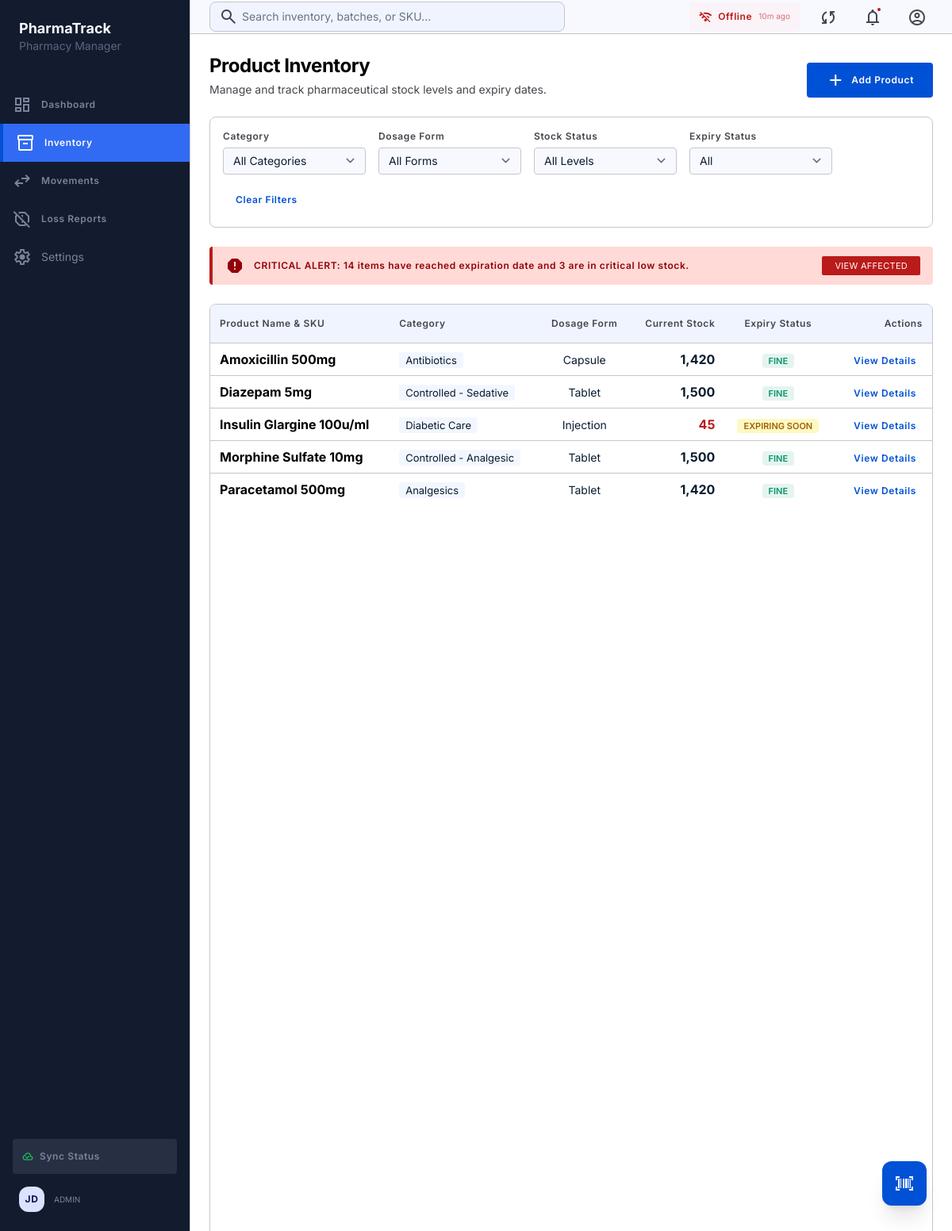
Page /products on the committed database.
### tables this page shows
CREATE TABLE product (
    id TEXT PRIMARY KEY,
    name TEXT NOT NULL,
    category TEXT,
    strength TEXT,
    dosage_form TEXT,
    requires_prescription INTEGER NOT NULL DEFAULT 0,  -- 0 = false, 1 = true
    is_controlled INTEGER NOT NULL DEFAULT 0,
    created_at TEXT NOT NULL DEFAULT (datetime('now'))
);

### app.py (the view)
@app.route('/products')
def product_list():
    products = get_product_list()
    return render_template('product_list.html', active_page='inventory', products=products)

### database/db.py (called while the page is built)
def get_db_connection():
    conn = sqlite3.connect(DB_PATH)
    conn.row_factory = sqlite3.Row  # lets you access columns by name, e.g. row['name']
    return conn

### templates/product_list.html (shortened to what this page needs)
{% extends "base.html" %}
{% block content %}
<div class="flex justify-between items-end mb-6">
    <div>
        <h2 class="font-display text-display text-primary">Product Inventory</h2>
        <p class="font-body-md text-body-md text-on-surface-variant mt-1">Manage and track pharmaceutical stock levels
            and expiry dates.</p>
    </div>
    <button
        class="flex items-center gap-2 bg-secondary text-on-secondary px-6 py-2.5 rounded-lg font-label-bold text-label-bold hover:opacity-90 active:scale-95 transition-all shadow-sm">
        <span class="material-symbols-outlined">add</span>
        Add Product
    </button>
</div>
<div
    class="bg-surface-container-lowest border border-outline-variant rounded-xl p-4 mb-6 flex flex-wrap gap-4 items-center">
    <div class="flex flex-col gap-1.5 min-w-[180px]">
        <label class="text-label-bold font-label-bold text-on-surface-variant">Category</label>
        <select
            class="bg-surface border border-outline-variant rounded-lg px-3 py-1.5 font-body-md text-body-md focus:ring-secondary">
            <option>All Categories</option>
        </select>
    </div>
    <div class="flex flex-col gap-1.5 min-w-[180px]">
        <label class="text-label-bold font-label-bold text-on-surface-variant">Dosage Form</label>
        <select
            class="bg-surface border border-outline-variant rounded-lg px-3 py-1.5 font-body-md text-body-md focus:ring-secondary">
            <option>All Forms</option>
        </select>
    </div>
    <div class="flex flex-col gap-1.5 min-w-[180px]">
        <label class="text-label-bold font-label-bold text-on-surface-variant">Stock Status</label>
        <select
            class="bg-surface border border-outline-variant rounded-lg px-3 py-1.5 font-body-md text-body-md focus:ring-secondary">
            <option>All Levels</option>
        </select>
    </div>
    <div class="flex flex-col gap-1.5 min-w-[180px]">
        <label class="text-label-bold font-label-bold text-on-surface-variant">Expiry Status</label>
        <select
            class="bg-surface border border-outline-variant rounded-lg px-3 py-1.5 font-body-md text-body-md focus:ring-secondary">
            <option>All</option>
        </select>
    </div>
    <div class="mt-auto pb-0.5">
        <button
            class="px-4 py-2 text-secondary font-label-bold text-label-bold hover:bg-secondary/5 rounded-lg transition-colors">Clear
            Filters</button>
    </div>
</div>
<div
    class="mb-6 bg-error-container text-on-error-container px-4 py-3 rounded-lg border-l-4 border-error flex items-center justify-between">
    <div class="flex items-center gap-3">
        <span class="material-symbols-outlined" style="font-variation-settings: 'FILL' 1;">report</span>
        <p class="font-label-bold text-label-bold">CRITICAL ALERT: 14 items have reached expiration date and 3 are in
            critical low stock.</p>
    </div>
    <button class="bg-error text-on-error px-4 py-1 rounded font-label-bold text-[11px] uppercase tracking-wide">View
        Affected</button>
</div>
<div class="bg-surface-container-lowest border border-outline-variant rounded-xl overflow-hidden">
    <div class="overflow-x-auto table-container">
        <table class="w-full text-left border-collapse">
            <thead class="sticky top-0 bg-surface-container-low border-b border-outline-variant z-10">
                <tr>
                    <th class="px-cell-padding-h py-4 font-label-bold text-label-bold text-on-surface-variant">Product
                        Name &amp; SKU</th>
                    <th class="px-cell-padding-h py-4 font-label-bold text-label-bold text-on-surface-variant">Category
                    </th>
                    <th
                        class="px-cell-padding-h py-4 font-label-bold text-label-bold text-on-surface-variant text-center">
                        Dosage Form</th>
                    <th
                        class="px-cell-padding-h py-4 font-label-bold text-label-bold text-on-surface-variant text-right">
                        Current Stock</th>
                    <th
                        class="px-cell-padding-h py-4 font-label-bold text-label-bold text-on-surface-variant text-center">
                        Expiry Status</th>
                    <th
                        class="px-cell-padding-h py-4 font-label-bold text-label-bold text-on-surface-variant text-right">
                        Actions</th>
                </tr>
            </thead>
            <tbody class="divide-y divide-outline-variant">
                {% for product in products %}
                <tr class="hover:bg-surface-container-low transition-colors group">
                    <td class="px-cell-padding-h py-cell-padding-v">
                        <div class="flex flex-col">
                            <span class="font-headline-md text-body-lg text-primary font-bold">{{ product.name }}</span>
                        </div>
                    </td>
                    <td class="px-cell-padding-h py-cell-padding-v">
                        <span class="bg-surface-variant/30 px-2 py-0.5 rounded text-body-sm font-body-sm">{{
                            product.category }}</span>
                    </td>
                    <td class="px-cell-padding-h py-cell-padding-v text-center">
                        <span class="text-body-md font-body-md">{{ product.dosage_form }}</span>
                    </td>
                    <td class="px-cell-padding-h py-cell-padding-v text-right">
                        <div class="flex flex-col items-end">
                            <span
                                class="font-data-mono text-body-lg font-bold{% if product.current_stock < 100 %} text-error{% endif %}">{{
                                "{:,}".format(product.current_stock) }}</span>
                        </div>
                    </td>
                    <td class="px-cell-padding-h py-cell-padding-v text-center">
                        {% if product.expiry_status == 'Fine' %}
                        <span class="status-pill bg-on-tertiary-container/10 text-on-tertiary-container">Fine</span>
                        {% elif product.expiry_status == 'Expiring Soon' %}
                        <span class="status-pill bg-yellow-100 text-yellow-700">Expiring Soon</span>
                        {% else %}
                        <span class="status-pill bg-error-container text-error">Expired</span>
                        {% endif %}
                    </td>
                    <td class="px-cell-padding-h py-cell-padding-v text-right">
                        <a href="{{ url_for('product_details', product_id=product.id) }}"
                            class="text-secondary font-label-bold text-label-bold hover:underline px-2 py-1">View
                            Details</a>
                    </td>
                </tr>
                {% else %}
                <tr>
                    <td colspan="6" class="px-cell-padding-h py-8 text-center text-on-surface-variant">No products yet.
                        Run database/seed.py or add a product to get started.</td>
                </tr>
                {% endfor %}
            </tbody>
        </table>
    </div>
</div>
<button
    class="fixed bottom-8 right-8 w-14 h-14 bg-secondary text-on-secondary rounded-full flex items-center justify-center shadow-xl hover:scale-105 transition-transform active:scale-95 group">
    <span class="material-symbols-outlined">barcode_scanner</span>
</button>
{% endblock %}

### templates/base.html (shortened to what this page needs)
<!DOCTYPE html>
<html class="light" lang="en">
<head>
    <script src="https://cdn.tailwindcss.com?plugins=forms,container-queries"></script>
    <script id="tailwind-config" src="{{ url_for('static', filename='tailwind-config.js') }}"></script>
    <link rel="stylesheet" href="{{ url_for('static', filename='style.css') }}">
</head>
<body class="flex min-h-screen text-on-surface">
    <aside
        class="docked fixed left-0 top-0 h-full w-[240px] flex flex-col bg-primary-container py-margin-page border-r border-outline-variant z-50">
        <div class="px-6 mb-10">
            <h1 class="text-headline-md font-headline-md font-bold text-surface-bright">PharmaTrack</h1>
            <p class="font-body-md text-body-md text-on-primary-container opacity-70">Pharmacy Manager</p>
        </div>
        <nav class="flex-grow">
            <a class="flex items-center gap-stack-gap {% if active_page == 'dashboard' %}bg-secondary-container text-on-secondary-container border-l-4 border-secondary{% else %}text-on-primary-container hover:bg-surface-variant/10{% endif %} px-4 py-3 font-label-bold text-label-bold transition-all duration-150"
                href="{{ url_for('dashboard') }}">
                <span class="material-symbols-outlined">dashboard</span>
                <span>Dashboard</span>
            </a>
            <a class="flex items-center gap-stack-gap {% if active_page == 'inventory' %}bg-secondary-container text-on-secondary-container border-l-4 border-secondary{% else %}text-on-primary-container hover:bg-surface-variant/10{% endif %} px-4 py-3 font-label-bold text-label-bold transition-all duration-150"
                href="{{ url_for('product_list') }}">
                <span class="material-symbols-outlined">inventory_2</span>
                <span>Inventory</span>
            </a>
            <a class="flex items-center gap-stack-gap {% if active_page == 'movements' %}bg-secondary-container text-on-secondary-container border-l-4 border-secondary{% else %}text-on-primary-container hover:bg-surface-variant/10{% endif %} px-4 py-3 font-label-bold text-label-bold transition-all duration-150"
                href="{{ url_for('record_movement') }}">
                <span class="material-symbols-outlined">swap_horiz</span>
                <span>Movements</span>
            </a>
            <a class="flex items-center gap-stack-gap {% if active_page == 'loss_reports' %}bg-secondary-container text-on-secondary-container border-l-4 border-secondary{% else %}text-on-primary-container hover:bg-surface-variant/10{% endif %} px-4 py-3 font-label-bold text-label-bold transition-all duration-150"
                href="{{ url_for('loss_reports') }}">
                <span class="material-symbols-outlined">report_off</span>
                <span>Loss Reports</span>
            </a>
            <a class="flex items-center gap-stack-gap text-on-primary-container hover:bg-surface-variant/10 px-4 py-3 font-body-md text-body-md transition-colors"
                href="#">
                <span class="material-symbols-outlined">settings</span>
                <span>Settings</span>
            </a>
        </nav>
        <div class="mt-auto px-4">
            <div class="flex items-center gap-2 p-3 rounded-lg bg-surface-variant/10 text-on-primary-container">
                <span class="material-symbols-outlined text-green-500 text-sm">cloud_done</span>
                <span class="font-label-bold text-label-bold">Sync Status</span>
            </div>
            <div class="mt-4 flex items-center gap-3 px-2">
                <div
                    class="w-8 h-8 rounded-full bg-secondary-fixed flex items-center justify-center text-on-secondary-fixed font-bold text-label-bold">
                    JD</div>
                <div class="overflow-hidden">
                    <p class="text-[10px] text-on-primary-container uppercase">Admin</p>
                </div>
            </div>
        </div>
    </aside>
    <div class="ml-[240px] flex-grow flex flex-col min-w-0 h-screen overflow-y-auto">
        <header
            class="docked full-width top-0 sticky z-40 flex justify-between items-center h-16 px-margin-page bg-surface border-b border-outline-variant">
            <div class="flex items-center gap-4 flex-grow">
                <div class="relative w-full max-w-md">
                    <span
                        class="material-symbols-outlined absolute left-3 top-1/2 -translate-y-1/2 text-on-surface-variant">search</span>
                    <input
                        class="w-full pl-10 pr-4 py-2 bg-surface-container-low border border-outline-variant rounded-xl text-body-md focus:outline-none focus:ring-1 focus:ring-secondary"
                        placeholder="Search inventory, batches, or SKU..." type="text" />
                </div>
            </div>
            <div class="flex items-center gap-4 ml-gutter">
                <div class="flex items-center gap-2 px-3 py-1.5 bg-error-container/20 rounded-lg text-error">
                    <span class="material-symbols-outlined text-base">wifi_off</span>
                    <span class="font-label-bold text-label-bold">Offline</span>
                    <span class="text-[10px] opacity-60">10m ago</span>
                </div>
                <button
                    class="p-2 hover:bg-surface-container-high transition-colors rounded-xl text-on-surface-variant active:scale-95"
                    id="sync-button">
                    <span class="material-symbols-outlined">sync</span>
                </button>
                <button
                    class="p-2 hover:bg-surface-container-high transition-colors rounded-xl text-on-surface-variant relative active:scale-95">
                    <span class="material-symbols-outlined">notifications</span>
                    <span class="absolute top-2 right-2 w-2 h-2 bg-error rounded-full border-2 border-surface"></span>
                </button>
                <button
                    class="p-2 hover:bg-surface-container-high transition-colors rounded-xl text-on-surface-variant active:scale-95">
                    <span class="material-symbols-outlined">account_circle</span>
                </button>
            </div>
        </header>
        <main class="p-margin-page space-y-6">
            {% block content %}{% endblock %}
        </main>
    </div>
</body>
</html>

### static/style.css (style rules this page uses)
.material-symbols-outlined { font-variation-settings: 'FILL' 0, 'wght' 400, 'GRAD' 0, 'opsz' 24; display: inline-block; vertical-align: middle; }
body { font-family: 'Inter', sans-serif; }
.table-container { height: calc(100vh - 280px); overflow-y: auto; }
.status-pill { padding: 2px 8px; border-radius: 4px; font-weight: 600; font-size: 11px; text-transform: uppercase; }

### rows in the picture
product: name "Amoxicillin 500mg", category "Antibiotics", dosage_form "Capsule", current_stock "1,420", shows "FINE"
product: name "Diazepam 5mg", category "Controlled - Sedative", dosage_form "Tablet", current_stock "1,500", shows "FINE"
product: name "Insulin Glargine 100u/ml", category "Diabetic Care", dosage_form "Injection", current_stock "45", shows "EXPIRING SOON"
product: name "Morphine Sulfate 10mg", category "Controlled - Analgesic", dosage_form "Tablet", current_stock "1,500", shows "FINE"
product: name "Paracetamol 500mg", category "Analgesics", dosage_form "Tablet", current_stock "1,420", shows "FINE"
